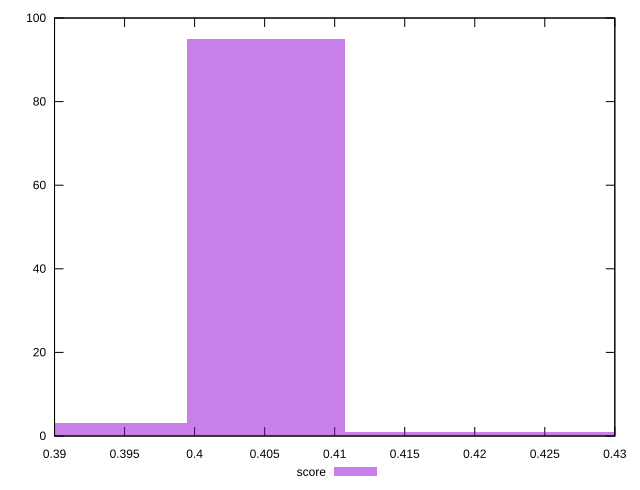

Generate this figure with gnuplot:
reset

$score <<EOF
0.4163621238641782 1
0.40510909348947066 95
0.3938560631147632 3
0.42761515423888574 1
EOF

set key outside below
set boxwidth 0.01125303037470752
set xrange [0.39:0.43]
set yrange [0:100]
set trange [0:100]
set style fill transparent solid 0.5 noborder
set terminal svg size 640, 490 enhanced background rgb 'white'
set output "report_00021_2021-02-20T09:16:39.615Z/render-blocking-resources/samples/pages+cached/score/histogram.svg"

plot $score title "score" with boxes

reset
